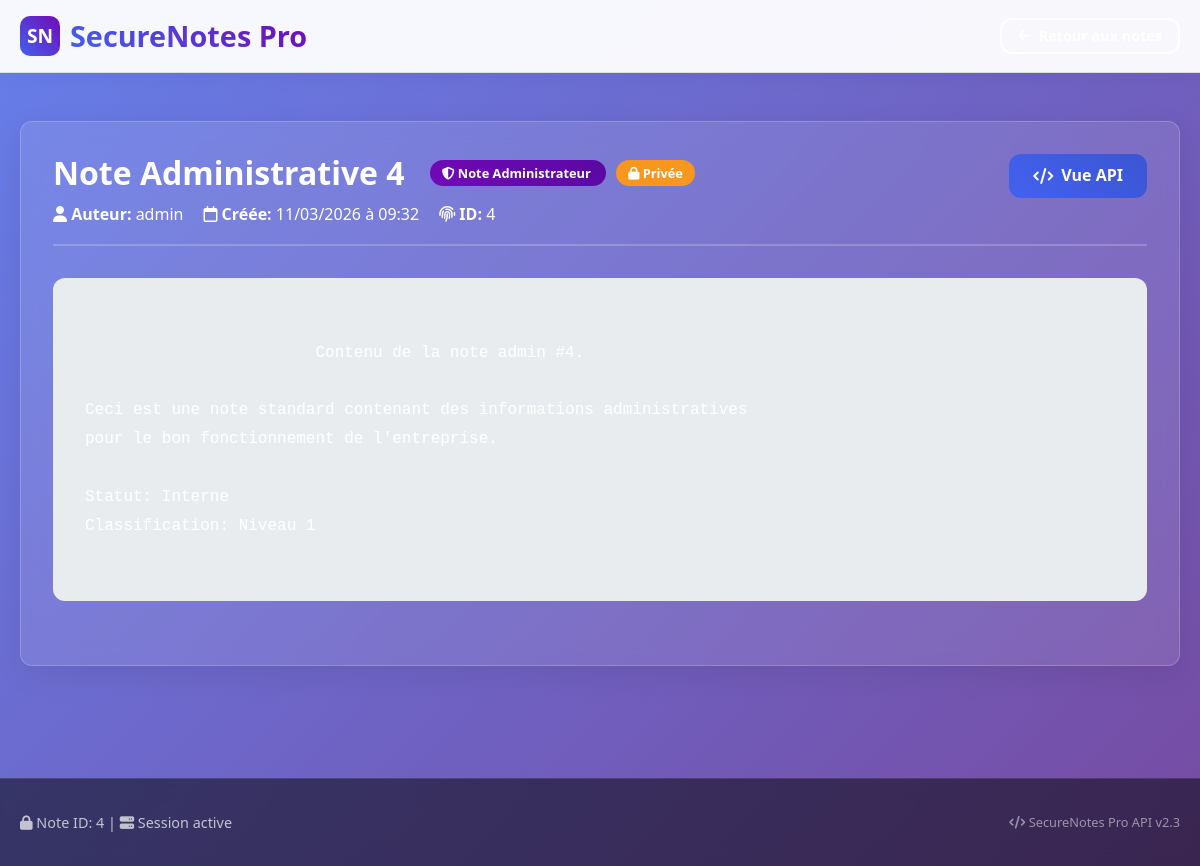
Page /note/4 (signed in) on the committed database.
### app.py (models this page shows)
class Note(db.Model):
    id = db.Column(db.Integer, primary_key=True)
    title = db.Column(db.String(100), nullable=False)
    content = db.Column(db.Text, nullable=False)
    created_at = db.Column(db.DateTime, default=datetime.utcnow)
    user_id = db.Column(db.Integer, db.ForeignKey('user.id'), nullable=False)
    is_private = db.Column(db.Boolean, default=True)

class User(db.Model):
    id = db.Column(db.Integer, primary_key=True)
    username = db.Column(db.String(80), unique=True, nullable=False)
    password_hash = db.Column(db.String(200), nullable=False)
    is_admin = db.Column(db.Boolean, default=False)
    notes = db.relationship('Note', backref='author', lazy=True)

### app.py (the view)
@app.route('/note/<int:note_id>')
def view_note(note_id):
    if 'user_id' not in session:
        return redirect(url_for('login'))
    note = Note.query.get(note_id)
    if not note:
        return render_template('note.html', error="Note introuvable")
    safe_content = sanitize_content(note.content, session['user_id'], note.user_id)
    return render_template('note.html',
                         note={
                             'id': note.id,
                             'title': note.title,
                             'content': safe_content,
                             'created_at': note.created_at,
                             'is_private': note.is_private,
                             'author': note.author
                         })

### app.py (called while the page is built)
def sanitize_content(content, user_id, note_author_id):
    if FLAG in content:
        replacement = '[INFORMATION SENSIBLE - ACCÈS RESTREINT]'
        if note_author_id == 1:  # Si c'est une note admin
            replacement = '[CONTENU CONFIDENTIEL ADMIN - VISIBLE UNIQUEMENT VIA API AUTORISÉE]'
        content = content.replace(FLAG, replacement)
    fake_flags = [
        'FAKE{f4ke_fl4g_123}',
        'FAKE{0ld_p@ssw0rd}',
        'FAKE{exp1red_t0ken_456}'
    ]
    for fake_flag in fake_flags:
        if fake_flag in content:
            content = content.replace(fake_flag, '[ANCIENNE INFORMATION MASQUÉE]')
    return content

### templates/note.html (shortened to what this page needs)
<!DOCTYPE html>
<html lang="fr">
<head>
    <link rel="stylesheet" href="{{ url_for('static', filename='static.css') }}">
    <link rel="stylesheet" href="https://cdnjs.cloudflare.com/ajax/libs/font-awesome/6.4.0/css/all.min.css">
</head>
<body>
    <nav class="navbar">
        <div class="container">
            <div class="nav-brand">
                <a href="/notes" style="display: flex; align-items: center; gap: 10px; text-decoration: none;">
                    <div class="logo">SN</div>
                    <h1 style="margin: 0;">SecureNotes Pro</h1>
                </a>
            </div>
            <div class="nav-user">
                <a href="/notes" class="btn btn-outline btn-sm">
                    <i class="fas fa-arrow-left"></i> Retour aux notes
                </a>
            </div>
        </div>
    </nav>
    <main style="padding: 3rem 0;">
        <div class="container">
            {% if error %}
            <div class="alert alert-danger">
                <i class="fas fa-exclamation-triangle"></i> {{ error }}
            </div>
            {% else %}
            <div class="card fade-in">
                <div class="card-header">
                    <div style="flex: 1;">
                        <div style="display: flex; align-items: center; gap: 15px; margin-bottom: 10px;">
                            <h2 style="margin: 0;">{{ note.title }}</h2>
                            <div>
                                {% if note.author.username == 'admin' %}
                                <span class="note-badge badge-admin">
                                    <i class="fas fa-shield-alt"></i> Note Administrateur
                                </span>
                                {% endif %}
                                <span class="note-badge {% if note.is_private %}badge-private{% else %}badge-public{% endif %}">
                                    {% if note.is_private %}
                                    <i class="fas fa-lock"></i> Privée
                                    {% else %}
                                    <i class="fas fa-globe"></i> Publique
                                    {% endif %}
                                </span>
                            </div>
                        </div>
                        <div style="display: flex; align-items: center; gap: 20px; color: var(--gray);">
                            <div>
                                <i class="fas fa-user"></i>
                                <strong>Auteur:</strong> {{ note.author.username }}
                            </div>
                            <div>
                                <i class="far fa-calendar"></i>
                                <strong>Créée:</strong> {{ note.created_at.strftime('%d/%m/%Y à %H:%M') }}
                            </div>
                            <div>
                                <i class="fas fa-fingerprint"></i>
                                <strong>ID:</strong> {{ note.id }}
                            </div>
                        </div>
                    </div>
                    <div>
                        <a href="/api/note/{{ note.id }}" target="_blank" class="btn btn-primary">
                            <i class="fas fa-code"></i> Vue API
                        </a>
                    </div>
                </div>
                <div style="padding: 2rem; background: var(--light-gray); border-radius: var(--border-radius); margin: 2rem 0;">
                    <div style="white-space: pre-wrap; font-family: 'Monaco', 'Courier New', monospace; line-height: 1.8;">
                        {{ note.content }}
                    </div>
                </div>
            </div>
            {% endif %}
        </div>
    </main>
    <footer class="footer">
        <div class="container">
            <div class="footer-content">
                <div>
                    <p style="color: rgba(255, 255, 255, 0.7); font-size: 0.9rem;">
                        <i class="fas fa-lock"></i> Note ID: {{ note.id if note else 'N/A' }} |
                        <i class="fas fa-server"></i> Session active
                    </p>
                </div>
                <div style="color: rgba(255, 255, 255, 0.5); font-size: 0.8rem;">
                    <i class="fas fa-code"></i> SecureNotes Pro API v2.3
                </div>
            </div>
        </div>
    </footer>
</body>
</html>

### static/static.css (style rules this page uses)
* { margin: 0; padding: 0; box-sizing: border-box; }
:root { --primary: #4361ee; --primary-dark: #3a56d4; --secondary: #7209b7; --success: #4cc9f0; --danger: #f72585; --warning: #f8961e; --light: #f8f9fa; --dark: #212529; --gray: #6c757d; --light-gray: #e9ecef; --border-radius: 12px; --box-shadow: 0 8px 30px rgba(0, 0, 0, 0.08); --box-shadow-hover: 0 15px 40px rgba(0, 0, 0, 0.12); --transition: all 0.3s ease; }
body { font-family: 'Segoe UI', system-ui, -apple-system, sans-serif; background: linear-gradient(135deg, #667eea 0%, #764ba2 100%); min-height: 100vh; color: white; line-height: 1.6; }
h1, h2, h3, h4 { font-weight: 700; line-height: 1.2; margin-bottom: 1rem; }
h1 { font-size: 2.5rem; background: linear-gradient(45deg, var(--primary), var(--secondary)); -webkit-background-clip: text; -webkit-text-fill-color: transparent; background-clip: text; }
h2 { font-size: 2rem; color: white; }
.container { max-width: 1200px; margin: 0 auto; padding: 0 20px; color: white; }
.navbar { background: rgba(255, 255, 255, 0.95); backdrop-filter: blur(10px); border-bottom: 1px solid rgba(0, 0, 0, 0.1); padding: 1rem 0; position: sticky; top: 0; z-index: 1000; box-shadow: 0 2px 20px rgba(0, 0, 0, 0.05); }
.navbar .container { display: flex; justify-content: space-between; align-items: center; color: var(--dark); }
.nav-brand { display: flex; align-items: center; gap: 10px; }
.nav-brand h1 { font-size: 1.8rem; margin: 0; }
.logo { width: 40px; height: 40px; background: linear-gradient(45deg, var(--primary), var(--secondary)); border-radius: 10px; display: flex; align-items: center; justify-content: center; color: white; font-weight: bold; font-size: 1.2rem; }
.nav-user { display: flex; align-items: center; gap: 15px; color: var(--dark); }
.btn { display: inline-flex; align-items: center; justify-content: center; gap: 8px; padding: 12px 24px; border: none; border-radius: var(--border-radius); font-weight: 600; font-size: 1rem; cursor: pointer; transition: var(--transition); text-decoration: none; height: 44px; min-width: 120px; color: white; }
.btn-primary { background: linear-gradient(45deg, var(--primary), var(--primary-dark)); color: white; }
.btn-outline { background: transparent; border: 2px solid white; color: white; }
.btn-sm { padding: 8px 16px; font-size: 0.9rem; height: 36px; min-width: 80px; }
.card { background: rgba(255, 255, 255, 0.1); backdrop-filter: blur(10px); border-radius: var(--border-radius); padding: 2rem; box-shadow: var(--box-shadow); transition: var(--transition); border: 1px solid rgba(255, 255, 255, 0.2); color: white; }
.card-header { display: flex; justify-content: space-between; align-items: start; margin-bottom: 1.5rem; padding-bottom: 1rem; border-bottom: 2px solid rgba(255, 255, 255, 0.2); color: white; }
.note-badge { background: rgba(0, 0, 0, 0.3); padding: 4px 12px; border-radius: 20px; font-size: 0.8rem; font-weight: 600; margin-left: 10px; color: white; }
.badge-admin { background: linear-gradient(45deg, var(--secondary), #5a08a3); color: white; }
.badge-private { background: var(--warning); color: white; }
.footer { background: rgba(0, 0, 0, 0.5); backdrop-filter: blur(10px); color: white; padding: 2rem 0; margin-top: 4rem; border-top: 1px solid rgba(255, 255, 255, 0.1); }
.footer-content { display: flex; justify-content: space-between; align-items: center; color: white; }
.fade-in { animation: fadeIn 0.5s ease-out; }
p, span, div, label, small, li { color: white; }
a { color: #87cefa; }

### rows in the picture
Note: title "Note Administrative 4", created_at "11/03/2026 à 09:32", content "Contenu de la note admin #4. Ceci est une note standard contenant des informations administratives pour le bon fonctionnement de l'entreprise. Statut: Interne Classification: Niveau 1"
User: author.username "admin"

### other values in the picture
{{ note.id }} "4"
{{ note.id if note else 'N/A' }} "4"
